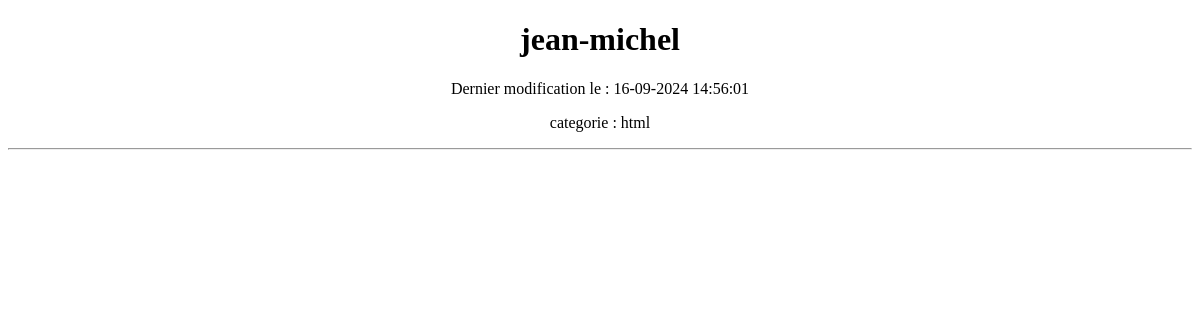
Before: /lesson_read.php?id=11 with the older database file.
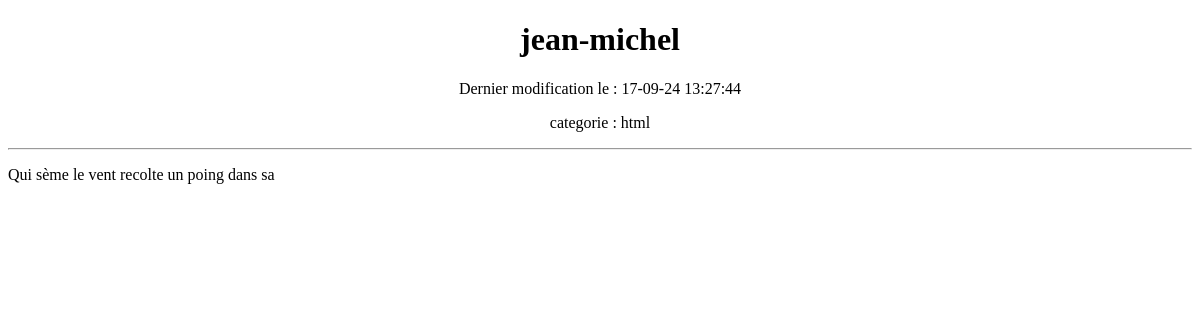
After: the same page with the newer database file.
### tables this page shows
CREATE TABLE "lesson" (
	"lesson_id"	INTEGER,
	"lesson_name"	TEXT,
	"lesson_category"	TEXT,
	"lesson_content"	TEXT,
	"lesson_modify_at"	TEXT,
	PRIMARY KEY("lesson_id" AUTOINCREMENT)
);

### lesson_read.php (the view, shortened to what this page needs)
<!DOCTYPE html>
<html lang="fr">
<head>
     <link rel="stylesheet" href="css/style.css">
    <?php
$pdo = new PDO('sqlite:'.dirname(__FILE__).'/data.sqlite');
$pdo->setAttribute(PDO::ATTR_DEFAULT_FETCH_MODE, PDO::FETCH_ASSOC);
if(isset($_GET['id'])){
        $id = $_GET['id'];
        $sql = "SELECT * FROM  lesson WHERE lesson_id=?";
        $stmt = $pdo->prepare($sql);
        $stmt ->execute([$id]);
        $lesson = $stmt->fetch();
}
?>
<body>
</head>
    <h1 class="center"><?= $lesson['lesson_name'] ?></h1>
    <p class="center"><?= 'Dernier modification le : ' . $lesson['lesson_modify_at'] ?></p>
    <p class="center"><?= 'categorie : ' . $lesson['lesson_category'] ?></p>
    <hr>
    <main><?= $lesson['lesson_content'] ?></main>
</body>
</html>

### css/style.css (style rules this page uses)
.center { text-align: center; }

Changed rows visible on the page:
changed lesson "jean-michel": lesson_modify_at "16-09-2024 14:56:01" → "17-09-24 13:27:44"; lesson_content (not shown) → "Qui sème le vent recolte un poing dans sa"
